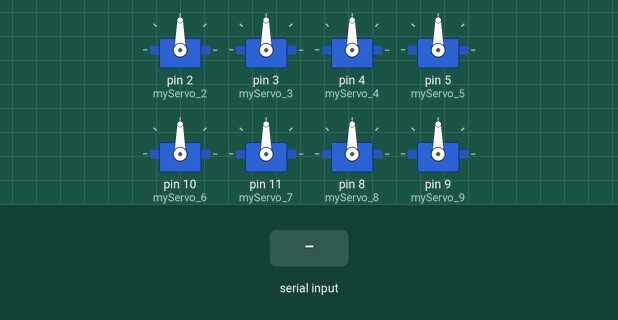
Simulated run of this sketch. Board: Arduino Uno, built with avr-gcc and run on an emulated ATmega328P. Shown: 8 × servo. The inputs (shaded band) are chosen by the test bench.

Above: at 1.2 s.
1.3 s: "F" received over Serial
At 4.1 s:
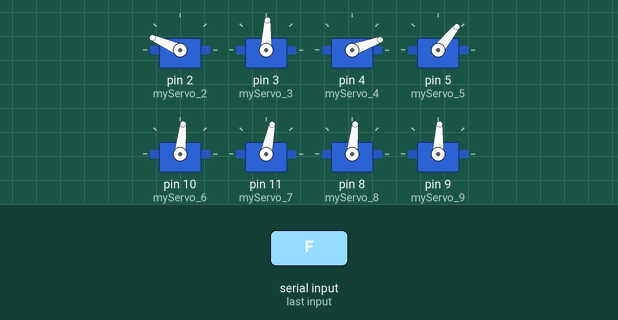
4.3 s: "B" received over Serial
At 7.0 s:
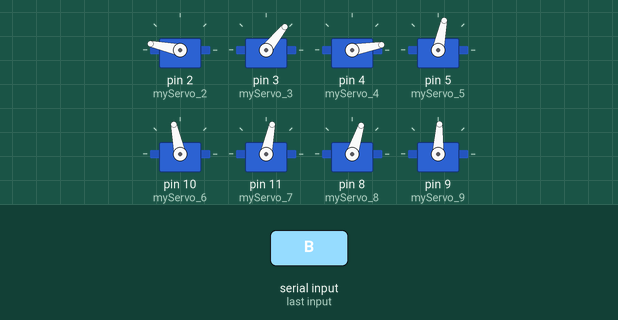
7.3 s: "D" received over Serial
At 9.4 s:
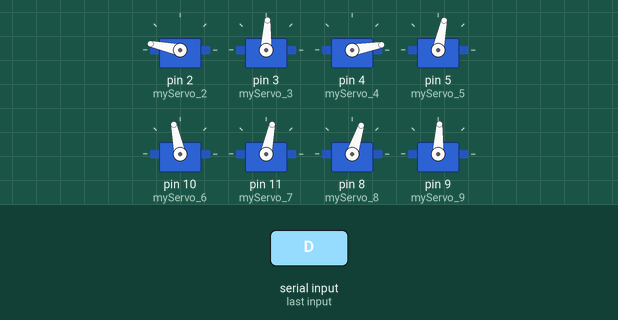
10.3 s: "E" received over Serial
At 10.76 s:
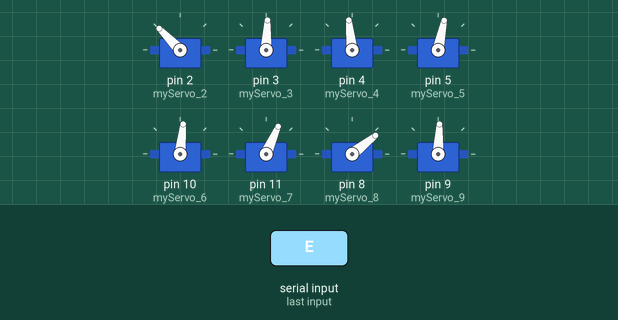
13.3 s: "C" received over Serial
At 16.1 s:
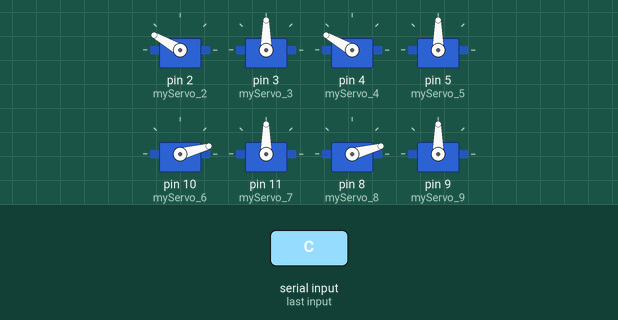
16.3 s: "W" received over Serial
At 18.95 s:
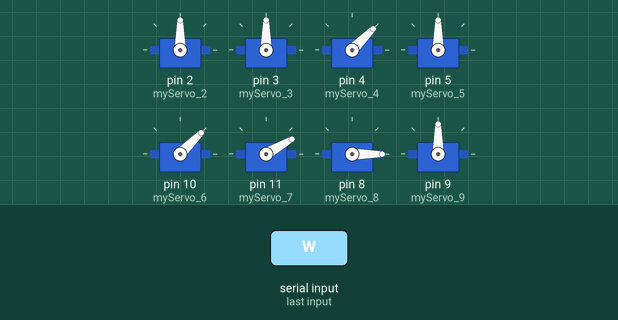
Timing chart, 0 to 20.3 s (numbered marks = the images above; inputs shaded):
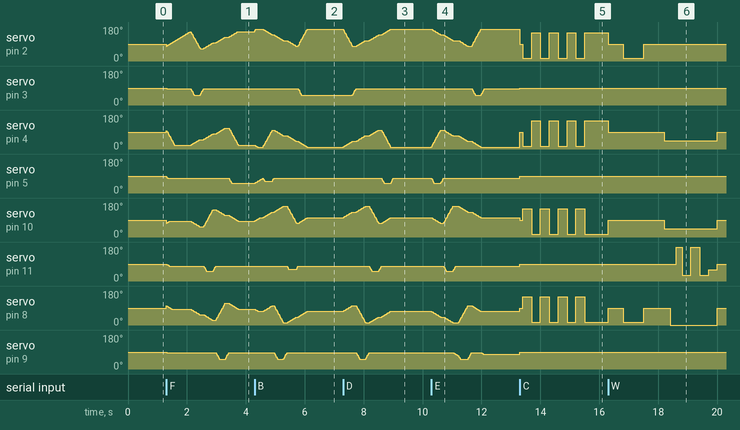

The sketch:

definition.ino
```cpp
#include <Servo.h> //servos
#include <SoftwareSerial.h> //biblioteca bluetth

//definição dos pinos dos servos

SoftwareSerial serialblue(1, 2); //entrada do bluetth
int blue; //variavel pra receber valor do blue


int pos = 0;

Servo myServo_2;
Servo myServo_3;
Servo myServo_4;
Servo myServo_5;
Servo myServo_6;
Servo myServo_7;
Servo myServo_8;
Servo myServo_9;


// calibração
int da =  -12,  // Left Front Pivot
    db =   10,  // Left Back Pivot
    dc =  -18,  // Right Back Pivot
    dd =   12;  // Right Front Pivot

// posição inicia e caaalibração
int a90  = (90  + da),
    a120 = (120 + da),
    a150 = (150 + da),
    a180 = (180 + da);

int b0   = (0   + db),
    b30  = (30  + db),
    b60  = (60  + db),
    b90  = (90  + db);

int c90  = (90  + dc),
    c120 = (120 + dc),
    c150 = (150 + dc),
    c180 = (180 + dc);

int d0   = (0   + dd),
    d30  = (30  + dd),
    d60  = (60  + dd),
    d90  = (90  + dd);

// ponto inicial dos servos caso dê merda
int s11 = 90; // Front Left Pivot Servo
int s12 = 90; // Front Left Lift Servo
int s21 = 90; // Back Left Pivot Servo
int s22 = 90; // Back Left Lift Servo
int s31 = 90; // Back Right Pivot Servo
int s32 = 90; // Back Right Lift Servo
int s41 = 90; // Front Right Pivot Servo
int s42 = 90; // Front Right Lift Servo

int f    = 0;
int b    = 0;
int l    = 0;
int r    = 0;
int spd  = 3;  // Speed of walking motion, larger the number, the slower the speed ???
int high = 0;   // How high the robot is standing


void setup() {
  //inicializar bluethh
  Serial.begin(9600);


  //inicializaar os servos
  myServo_2.attach(2, 500, 2500);
  myServo_3.attach(3, 500, 2500);    //testado no tinkercad!!
  myServo_4.attach(4, 500, 2500);
  myServo_5.attach(5, 500, 2500);
  myServo_6.attach(10, 500, 2500);
  myServo_7.attach(11, 500, 2500);
  myServo_8.attach(8, 500, 2500);
  myServo_9.attach(9, 500, 2500);

  Serial.begin(9600);
}

void loop() {

  unsigned long value;
  unsigned long lastValue;

  center_servos();  // Center all servos
  high = 15;        // Set hight to 15
  spd = 10;          // Set speed to 3

  while (1 == 1){
//-=-=-=-=-=-=-=-=-=-=-=-=-=-=-=-=-=-=-=-=-=-=-=-=-=-=-=-=-=-=-=-=-=-=-=-=-=-=-=-=-=-=-=-=-=


    if (Serial.available()){  //se o bluethh estiver disponivel ele começa a ler e receber os valores
      blue = Serial.read();


          if(blue == 'F'){
              lastValue = 'F';
              forward();
          }


          if(blue == 'B'){
              lastValue = 'B';
              back();
          }


            if(blue == 'D'){
              lastValue = 'D';
              turn_right();
            }


            if(blue == 'E'){
              lastValue = 'E';
              turn_left();
              }


            if(blue == 'C'){
              lastValue = 'C';
              dance();
              }

            if(blue == 'W'){
              lastValue = 'W';
              wave();
              }

    }


//-=-=-=-=-=-=-=-=-=-=-=-=-=-=-=-=-=-=-=-=-=-=-=-=-=-=-=-=-=-=-=-=-=-=-=-=-=-=-=-=-=-=-=-=-=

  } //fim do while

}


void wave()
{
  /*
  myServo1 - Front Left Pivot Servo
  myServo2 - Front Left Lift Servo
  myServo3 - Back Left Pivot Servo
  myServo4 - Back Left Lift Servo
  myServo5 - Back Right Pivot Servo
  myServo6 - Back Right Lift Servo
  myServo7 - Front Right Pivot Servo
  myServo8 - Front Right Lift Servo
  */

  center_servos();
  myServo_4.write(45);
  myServo_6.write(45);
  delay(200);
  myServo_8.write(0);
  delay(200);
  myServo_7.write(180);
  delay(200);
  myServo_7.write(30);
  delay(300);
  myServo_7.write(180);
  delay(300);
  myServo_7.write(30);
  delay(300);
  myServo_7.write(s41);
  delay(300);
  myServo_8.write(s42);
  center_servos();

}


//=-==-=-=-=-==
void dance()
{
  center_servos();
  delay(100);
  lean_left();
  delay(300);
  lean_right();
  delay(300);
  lean_left();
  delay(300);
  lean_right();
  delay(300);
  lean_left();
  delay(300);
  lean_right();
  delay(300);
  lean_left();
  delay(300);
  lean_right();
  delay(800);
  center_servos();
  delay(300);
  bow();
  center_servos();
}
void bow()
{
  center_servos();
  delay(200);
  myServo_2.write(15);
  myServo_8.write(15);
  delay(700);
  myServo_2.write(90);
  myServo_8.write(90);
  delay(700);
}


void lean_left()
{
  myServo_2.write(15);
  myServo_4.write(15);
  myServo_6.write(150);
  myServo_8.write(150);
}

//== Lean_Right ============================================================================

void lean_right()
{
  myServo_2.write(150);
  myServo_4.write(150);
  myServo_6.write(15);
  myServo_8.write(15);
}
//=-=-=-=-=-=-=-=


void center_servos()
{
  myServo_2.write(90);
  myServo_3.write(90);
  myServo_4.write(90);
  myServo_5.write(90);
  myServo_6.write(90);
  myServo_7.write(90);
  myServo_8.write(90);
  myServo_9.write(90);

  int s11 = 90; // Front Left Pivot Servo
  int s12 = 90; // Front Left Lift Servo
  int s21 = 90; // Back Left Pivot Servo
  int s22 = 90; // Back Left Lift Servo
  int s31 = 90; // Back Right Pivot Servo
  int s32 = 90; // Back Right Lift Servo
  int s41 = 90; // Front Right Pivot Servo
  int s42 = 90; // Front Right Lift Servo
}


void forward()
{

  // Left Front Pivot
  a90 = (90 + da),
  a120 = (120 + da),
  a150 = (150 + da),
  a180 = (180 + da);

  // Left Back Pivot
  b0 = (0 + db),
  b30 = (30 + db),
  b60 = (60 + db),
  b90 = (90 + db);

  // Right Back Pivot
  c90 = (90 + dc),
  c120 = (120 + dc),
  c150 = (150 + dc),
  c180 = (180 + dc);

  // Right Front Pivot
  d0 = (0 + dd),
  d30 = (30 + dd),
  d60 = (60 + dd),
  d90 = (90 + dd);

  // set servo positions and speeds needed to walk forward one step  (???)
  // (LFP,  LBP, RBP,  RFP, LFL, LBL, RBL, RFL, S1, S2, S3, S4)
  srv(a180, b0 , c120, d60, 42,  33,  33,  42,  1,  3,  1,  1);
  srv( a90, b30, c90,  d30, 6,   33,  33,  42,  3,  1,  1,  1);
  srv( a90, b30, c90,  d30, 42,  33,  33,  42,  3,  1,  1,  1);
  srv(a120, b60, c180, d0,  42,  33,  6,   42,  1,  1,  3,  1);
  srv(a120, b60, c180, d0,  42,  33,  33,  42,  1,  1,  3,  1);
  srv(a150, b90, c150, d90, 42,  33,  33,  6,   1,  1,  1,  3);
  srv(a150, b90, c150, d90, 42,  33,  33,  42,  1,  1,  1,  3);
  srv(a180, b0,  c120, d60, 42,  6,   33,  42,  1,  3,  1,  1);
  //srv(a180, b0,  c120, d60, 42,  15,  33,  42,  1,  3,  1,  1);

}


void back ()
{
  // set servo positions and speeds needed to walk backward one step
  // (LFP,  LBP, RBP,  RFP, LFL, LBL, RBL, RFL, S1, S2, S3, S4)
  srv(180, 0,  120, 60, 42, 33, 33, 42, 3,  1, 1, 1);
  srv(150, 90, 150, 90, 42, 18, 33, 42, 1,  3, 1, 1);
  srv(150, 90, 150, 90, 42, 33, 33, 42, 1,  3, 1, 1);
  srv(120, 60, 180, 0,  42, 33, 33, 6,  1,  1, 1, 3);
  srv(120, 60, 180, 0,  42, 33, 33, 42, 1,  1, 1, 3);
  srv(90,  30, 90,  30, 42, 33, 18, 42, 1,  1, 3, 1);
  srv(90,  30, 90,  30, 42, 33, 33, 42, 1,  1, 3, 1);
  srv(180, 0,  120, 60, 6,  33, 33, 42, 3,  1, 1, 1);

}


void turn_right ()
{
  // set servo positions and speeds needed to turn right one step
  // (LFP,  LBP, RBP,  RFP, LFL, LBL, RBL, RFL, S1, S2, S3, S4)
  srv( 90, 30, 150, 90, 6,  33, 33, 42, 3, 1, 1, 1);
  srv( 90, 30, 150, 90, 42, 33, 33, 42, 3, 1, 1, 1);
  srv(120, 60, 180, 0,  42, 33, 33, 6,  1, 1, 1, 3);
  srv(120, 60, 180, 0,  42, 33, 33, 42, 1, 1, 1, 3);
  srv(150, 90, 90,  30, 42, 33, 6,  42, 1, 1, 3, 1);
  srv(150, 90, 90,  30, 42, 33, 33, 42, 1, 1, 3, 1);
  srv(180, 0,  120, 60, 42, 6,  33, 42, 1, 3, 1, 1);
  srv(180, 0,  120, 60, 42, 33, 33, 42, 1, 3, 1, 1);
}

void turn_left ()
{
  // set servo positions and speeds needed to turn left one step
  // (LFP,  LBP, RBP,  RFP, LFL, LBL, RBL, RFL, S1, S2, S3, S4)
  srv(150,  90, 90,  30, 42, 6,  33, 42, 1, 3, 1, 1);
  srv(150,  90, 90,  30, 42, 33, 33, 42, 1, 3, 1, 1);
  srv(120,  60, 180, 0,  42, 33, 6,  42, 1, 1, 3, 1);
  srv(120,  60, 180, 0,  42, 33, 33, 24, 1, 1, 3, 1);
  srv(90,   30, 150, 90, 42, 33, 33, 6,  1, 1, 1, 3);
  srv(90,   30, 150, 90, 42, 33, 33, 42, 1, 1, 1, 3);
  srv(180,  0,  120, 60, 6,  33, 33, 42, 3, 1, 1, 1);
  srv(180,  0,  120, 60, 42, 33, 33, 33, 3, 1, 1, 1);
}


void srv( int  p11, int p21, int p31, int p41, int p12, int p22, int p32, int p42, int sp1, int sp2, int sp3, int sp4)
{

  // p11: Front Left Pivot Servo
  // p21: Back Left Pivot Servo
  // p31: Back Right Pivot Servo
  // p41: Front Right Pivot Servo
  // p12: Front Left Lift Servo
  // p22: Back Left Lift Servo
  // p32: Back Right Lift Servo
  // p42: Front Right Lift Servo
  // sp1: Speed 1
  // sp2: Speed 2
  // sp3: Speed 3
  // sp4: Speed 4

  // Multiply lift servo positions by manual height adjustment
  p12 = p12 + high * 3;
  p22 = p22 + high * 3;
  p32 = p32 + high * 3;
  p42 = p42 + high * 3;

  while ((s11 != p11) || (s21 != p21) || (s31 != p31) || (s41 != p41) || (s12 != p12) || (s22 != p22) || (s32 != p32) || (s42 != p42))
  {

    // Front Left Pivot Servo
    if (s11 < p11)            // if servo position is less than programmed position
    {
      if ((s11 + sp1) <= p11)
        s11 = s11 + sp1;      // set servo position equal to servo position plus speed constant
      else
        s11 = p11;
    }

    if (s11 > p11)            // if servo position is greater than programmed position
    {
      if ((s11 - sp1) >= p11)
        s11 = s11 - sp1;      // set servo position equal to servo position minus speed constant
      else
        s11 = p11;
    }

    // Back Left Pivot Servo
    if (s21 < p21)
    {
      if ((s21 + sp2) <= p21)
        s21 = s21 + sp2;
      else
        s21 = p21;
    }

    if (s21 > p21)
    {
      if ((s21 - sp2) >= p21)
        s21 = s21 - sp2;
      else
        s21 = p21;
    }

    // Back Right Pivot Servo
    if (s31 < p31)
    {
      if ((s31 + sp3) <= p31)
        s31 = s31 + sp3;
      else
        s31 = p31;
    }

    if (s31 > p31)
    {
      if ((s31 - sp3) >= p31)
        s31 = s31 - sp3;
      else
        s31 = p31;
    }

    // Front Right Pivot Servo
    if (s41 < p41)
    {
      if ((s41 + sp4) <= p41)
        s41 = s41 + sp4;
      else
        s41 = p41;
    }

    if (s41 > p41)
    {
      if ((s41 - sp4) >= p41)
        s41 = s41 - sp4;
      else
        s41 = p41;
    }

    // Front Left Lift Servo
    if (s12 < p12)
    {
      if ((s12 + sp1) <= p12)
        s12 = s12 + sp1;
      else
        s12 = p12;
    }

    if (s12 > p12)
    {
      if ((s12 - sp1) >= p12)
        s12 = s12 - sp1;
      else
        s12 = p12;
    }

    // Back Left Lift Servo
    if (s22 < p22)
    {
      if ((s22 + sp2) <= p22)
        s22 = s22 + sp2;
      else
        s22 = p22;
    }

    if (s22 > p22)
    {
      if ((s22 - sp2) >= p22)
        s22 = s22 - sp2;
      else
        s22 = p22;
    }

    // Back Right Lift Servo
    if (s32 < p32)
    {
      if ((s32 + sp3) <= p32)
        s32 = s32 + sp3;
      else
        s32 = p32;
    }

    if (s32 > p32)
    {
      if ((s32 - sp3) >= p32)
        s32 = s32 - sp3;
      else
        s32 = p32;
    }

    // Front Right Lift Servo
    if (s42 < p42)
    {
      if ((s42 + sp4) <= p42)
        s42 = s42 + sp4;
      else
        s42 = p42;
    }

    if (s42 > p42)
    {
      if ((s42 - sp4) >= p42)
        s42 = s42 - sp4;
      else
        s42 = p42;
    }

    // Write Pivot Servo Values

    //escreve as posiçõa dos servos motores
    myServo_2.write(s11 + da);
    myServo_4.write(s21 + db);
    myServo_6.write(s31 + dc);
    myServo_8.write(s41 + dd);

    // Write Lift Servos Values
    myServo_3.write(s12);
    myServo_5.write(s22);
    myServo_7.write(s32);
    myServo_9.write(s42);

    delay(spd); // Delay before next movement

  }//while
} //srv
```

Measured:
- after the input at 1.3 s, servo on pin 5 (myServo_5): moves from 90° to 51° over 2.2 s, starting at once
- after the input at 4.3 s, servo on pin 3 (myServo_3): 87° → 51° after 1.5 s; servo on pin 11 (myServo_7): 78° → 63° after 1.1 s, → 78° 0.32 s later
- after the input at 7.3 s, servo on pin 3 (myServo_3): 51° → 87° after 0.32 s; servo on pin 4 (myServo_4): rises from 10° to 100° in 1.2 s, then falls to 10° in 0.40 s
- after the input at 10.3 s, servo on pin 4 (myServo_4): rises from 10° to 100° in 0.31 s, then falls to 10° in 1.4 s
- after the input at 13.3 s, servo on pin 2 (myServo_2): 168° → 90° at once, then repeats every 0.60 s: 15° 0.30 s, 150° 0.30 s; servo on pin 3 (myServo_3): 87° → 90° at once
- after the input at 16.3 s, servo on pin 11 (myServo_7): 90° → 180° after 2.3 s, → 30° 0.20 s later, → 180° 0.30 s later, → 30° 0.30 s later, … (6 changes in this stretch)
